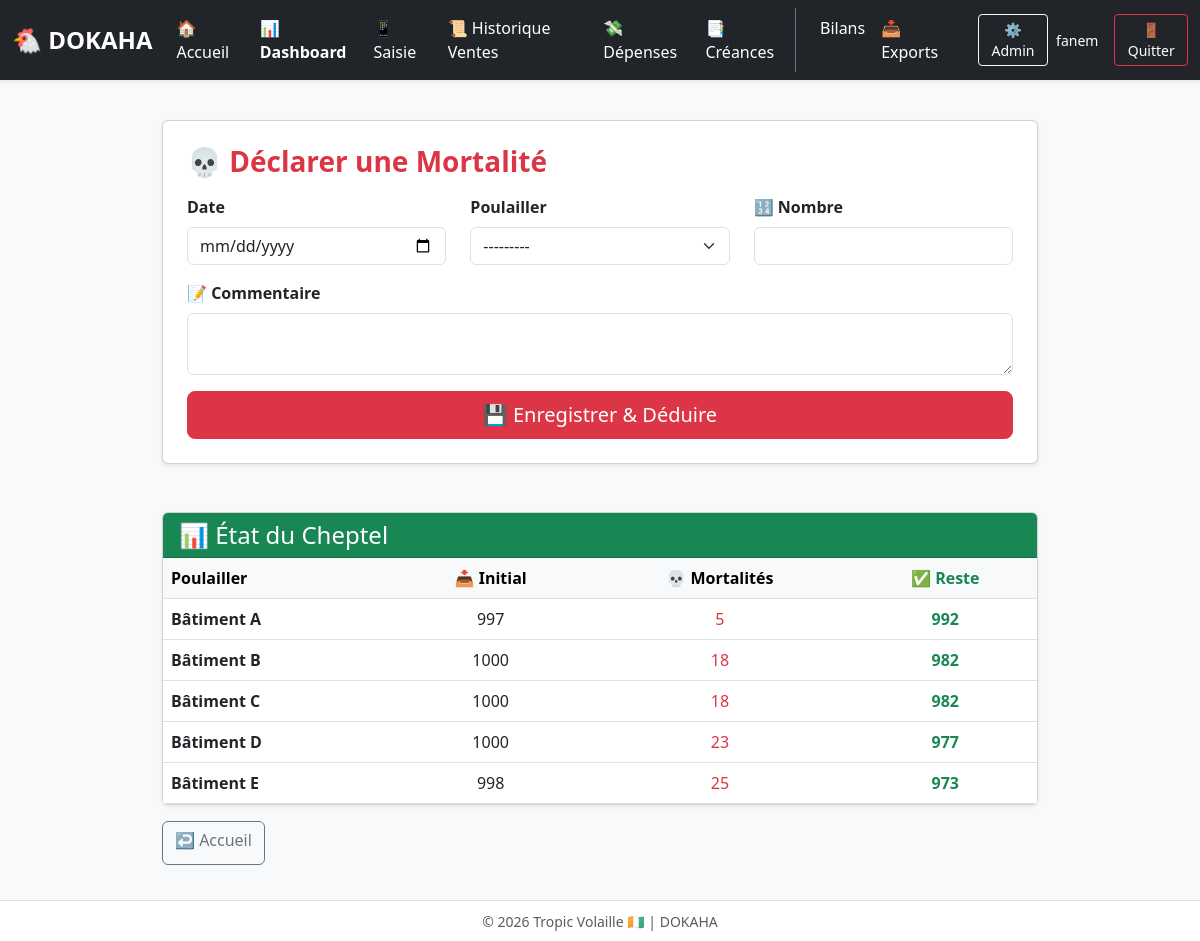
/mortalite/ajouter/ (signed in), run on the app's committed database.
### gestion/models.py (models this page shows)
class Poulailler(models.Model):
    nom = models.CharField(max_length=100, default="")
    effectif_initial = models.PositiveIntegerField(default=0)
    def __str__(self):
        return self.nom

### gestion/views.py (the view)
# urls.py: path('mortalite/ajouter/', views.mortalite_form, name='mortalite_form'),
@login_required
def mortalite_form(request):
    from .forms import MortaliteForm
    from .models import Poulailler, SortiePoules
    from django.db.models import Sum
    from django.utils import timezone
    from django.contrib import messages
    poulaillers_data = []
    for p in Poulailler.objects.all():
        m = SortiePoules.objects.filter(poulailler=p, type_sortie='mortalite').aggregate(t=Sum('nombre'))['t'] or 0
        poulaillers_data.append({'nom': p.nom, 'initial': p.effectif_initial, 'mortalites': m, 'reste': p.effectif_initial - m})
    if request.method == 'POST':
        form = MortaliteForm(request.POST)
        if form.is_valid():
            p = form.cleaned_data['poulailler']
            n = form.cleaned_data['nombre']
            if n <= p.effectif_initial:
                p.effectif_initial -= n
                p.save()
                SortiePoules.objects.create(date=form.cleaned_data['date'], poulailler=p, nombre=n, type_sortie='mortalite')
                messages.success(request, f"✅ {n} poules déduites de '{p.nom}'")
                return redirect('mortalite_form')
            else:
                messages.error(request, f"⚠️ Effectif insuffisant ({p.effectif_initial} < {n})")
    else:
        form = MortaliteForm(initial={'date': timezone.now().date()})
    return render(request, 'gestion/mortalite_form.html', {'form': form, 'poulaillers': poulaillers_data})

### gestion/forms.py
class MortaliteForm(forms.Form):
    date = forms.DateField(widget=forms.DateInput(attrs={'type': 'date', 'class': 'form-control'}))
    poulailler = forms.ModelChoiceField(queryset=Poulailler.objects.all(), widget=forms.Select(attrs={'class': 'form-select'}))
    nombre = forms.IntegerField(min_value=1, widget=forms.NumberInput(attrs={'class': 'form-control'}))
    commentaire = forms.CharField(required=False, widget=forms.Textarea(attrs={'class': 'form-control', 'rows': 2}))

### gestion/templates/gestion/mortalite_form.html (shortened to what this page needs)
{% extends "gestion/base.html" %}
{% block content %}
<div class="container mt-4" style="max-width:900px">
    <div class="card p-4 shadow-sm mb-5">
        <h3 class="mb-3 text-danger fw-bold">💀 Déclarer une Mortalité</h3>
        <form method="POST">{% csrf_token %}
            <div class="row">
                <div class="col-md-4 mb-3"><label class="form-label fw-bold"> Date</label>{{ form.date }}</div>
                <div class="col-md-4 mb-3"><label class="form-label fw-bold"> Poulailler</label>{{ form.poulailler }}</div>
                <div class="col-md-4 mb-3"><label class="form-label fw-bold">🔢 Nombre</label>{{ form.nombre }}</div>
            </div>
            <div class="mb-3"><label class="form-label fw-bold">📝 Commentaire</label>{{ form.commentaire }}</div>
            <button type="submit" class="btn btn-danger btn-lg w-100">💾 Enregistrer & Déduire</button>
        </form>
    </div>
    <div class="card shadow-sm">
        <div class="card-header bg-success text-white"><h4 class="mb-0">📊 État du Cheptel</h4></div>
        <table class="table table-hover mb-0"><thead class="table-light"><tr><th> Poulailler</th><th class="text-center">📥 Initial</th><th class="text-center">💀 Mortalités</th><th class="text-center fw-bold text-success">✅ Reste</th></tr></thead><tbody>
        {% for p in poulaillers %}<tr><td class="fw-bold">{{ p.nom }}</td><td class="text-center">{{ p.initial }}</td><td class="text-center text-danger">{{ p.mortalites }}</td><td class="text-center fw-bold text-success">{{ p.reste }}</td></tr>{% empty %}<tr><td colspan="4" class="text-center">📭 Aucun</td></tr>{% endfor %}
        </tbody></table>
    </div>
    <div class="mt-3"><a href="/" class="btn btn-outline-secondary">↩️ Accueil</a></div>
</div>
{% endblock %}

### gestion/templates/gestion/base.html (shortened to what this page needs)
{% load static %}
<!DOCTYPE html>
<html lang="fr">
<head>
    <link href="https://cdn.jsdelivr.net/npm/bootstrap@5.3.0/dist/css/bootstrap.min.css" rel="stylesheet">
    <link rel="stylesheet" href="https://cdn.jsdelivr.net/npm/bootstrap-icons@1.11.0/font/bootstrap-icons.css">
</head>
<body>
<nav class="navbar navbar-expand-lg navbar-dark bg-dark shadow-sm py-2">
  <div class="container-fluid">
    <a class="navbar-brand fw-bold fs-4" href="/">🐔 DOKAHA</a>
    <div class="collapse navbar-collapse" id="mainNavbar">
      <ul class="navbar-nav me-auto mb-2 mb-lg-0">
        <li class="nav-item"><a class="nav-link" href="/">🏠 Accueil</a></li>
        <li class="nav-item"><a class="nav-link fw-bold text-warning" href="/dashboard/">📊 Dashboard</a></li>
        <li class="nav-item"><a class="nav-link" href="/terrain/">📱 Saisie</a></li>
        <li class="nav-item"><a class="nav-link" href="/vente/">📜 Historique Ventes</a></li>
        <li class="nav-item"><a class="nav-link" href="/depenses/">💸 Dépenses</a></li>
        <li class="nav-item"><a class="nav-link" href="/credits/">📑 Créances</a></li>
      </ul>
      <ul class="navbar-nav mb-2 mb-lg-0 border-start border-secondary ps-lg-3">
        <li class="nav-item"><a class="nav-link" href="/finance/"> Bilans</a></li>
        <li class="nav-item"><a class="nav-link" href="/finance/export-excel/">📥 Exports</a></li>
      </ul>
      <div class="d-flex align-items-center ms-lg-4">
        <a href="/admin/" class="btn btn-sm btn-outline-light me-2">⚙️ Admin</a>
        <span class="text-light small me-3 d-none d-md-inline">{{ user.username|default:"Fanem" }}</span>
        <a href="/logout/" class="btn btn-sm btn-outline-danger">🚪 Quitter</a>
      </div>
    </div>
  </div>
</nav>
<div class="container-fluid px-3 py-3">
    {% block content %}{% endblock %}
</div>
<footer class="fixed-bottom text-center text-muted py-2 bg-white border-top">
    <small>© {% now "Y" %} Tropic Volaille 🇨🇮 | DOKAHA</small>
</footer>
</body>
</html>

### gestion/templates/gestion/base.html (style rules this page uses)
:root { --primary:#0d6efd; --success:#198754; --danger:#dc3545; --warning:#ffc107; }
body { background:#f8f9fa; font-family:system-ui,-apple-system,sans-serif; padding-bottom:60px; }
.navbar-brand { font-weight:700; }
.nav-link { font-weight:500; padding:0.5rem 1rem; }
.btn { min-height:44px; }
.navbar a, .navbar span, .navbar .nav-link, .navbar .btn { color: #ffffff !important; }

### data on the page
Poulailler: nom "Bâtiment A"
Poulailler: nom "Bâtiment B"
Poulailler: nom "Bâtiment C"
Poulailler: nom "Bâtiment D"
Poulailler: nom "Bâtiment E"

### other printed values
{{ user.username|default:"Fanem" }} "fanem"
{{ p.initial }} "997" "1000" "1000" "1000" "998"
{{ p.mortalites }} "5" "18" "18" "23" "25"
{{ p.reste }} "992" "982" "982" "977" "973"
